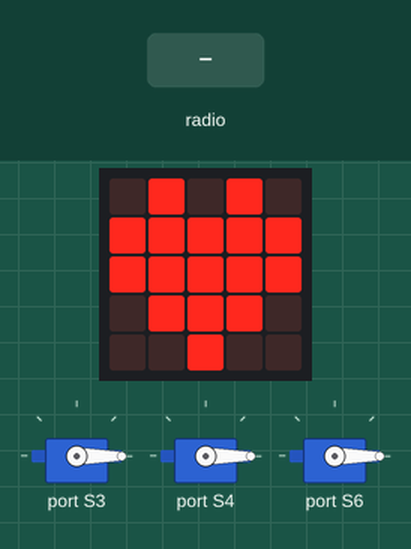
Recording of a program running on a simulated BBC micro:bit (MakeCode). Shown: the board's 5×5 LED display, 3 × servo. The inputs (shaded band) are chosen by the test bench.

Above: at 1.8 s.
1.9 s: radio message "1" arrives
At 3.1 s:
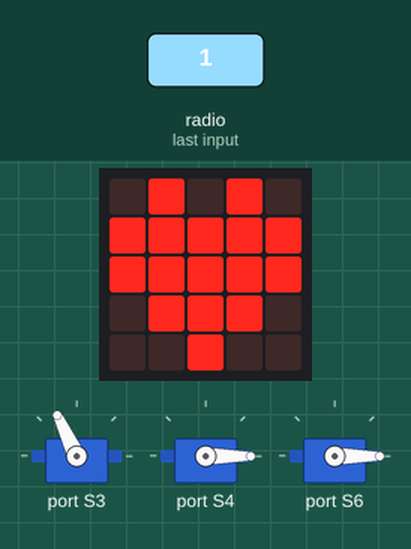
3.4 s: radio message "2" arrives
At 4.2 s:
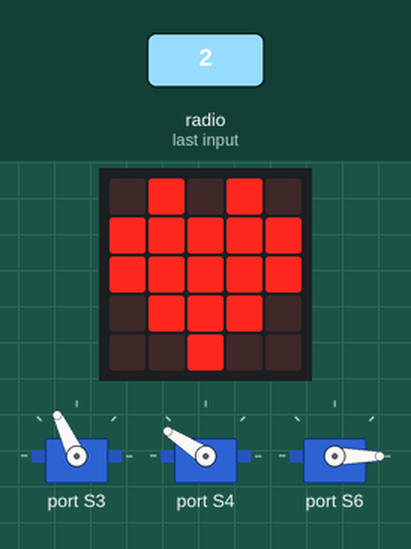
4.9 s: radio message "3" arrives
At 5.3 s:
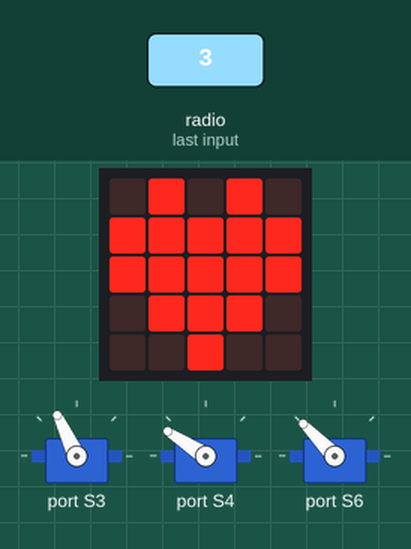
6.4 s: radio message "4" arrives
At 7.6 s:
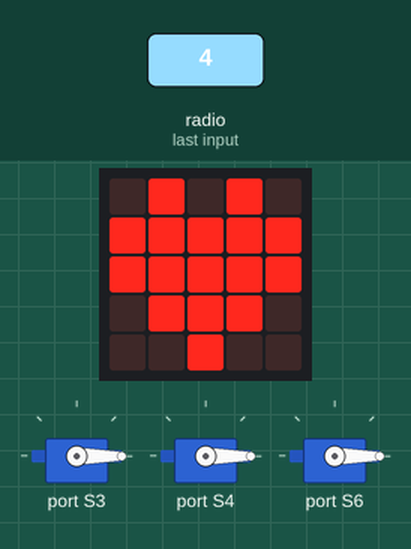
7.9 s: radio message "2" arrives
At 8.8 s:
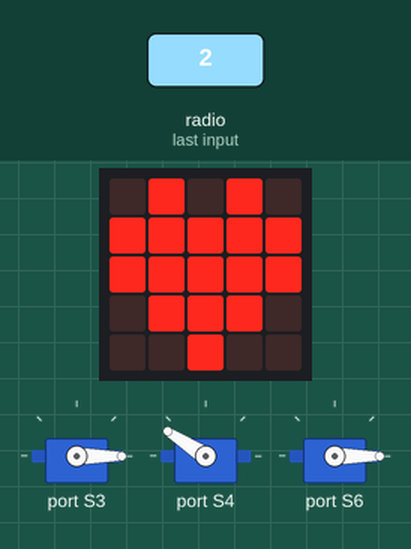
9.4 s: radio message "3" arrives
At 10.0 s:
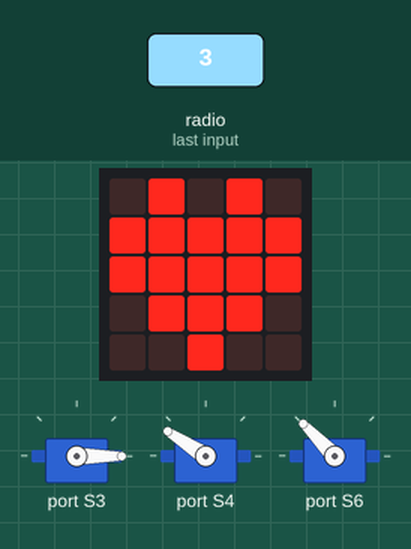
Timing chart, 0 to 11.9 s (numbered marks = the images above; inputs shaded):
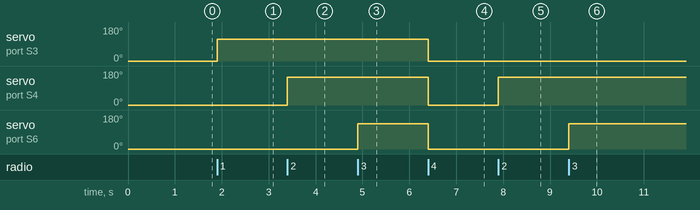

The program:

main.ts
```typescript
radio.onReceivedNumber(function (receivedNumber) {
    if (receivedNumber == 1) {
        robotbit.Servo(robotbit.Servos.S3, 115)
    } else if (receivedNumber == 2) {
        robotbit.Servo(robotbit.Servos.S4, 147)
    } else if (receivedNumber == 3) {
        robotbit.Servo(robotbit.Servos.S6, 134)
    } else if (receivedNumber == 4) {
        robotbit.Servo(robotbit.Servos.S3, 0)
        robotbit.Servo(robotbit.Servos.S4, 0)
        robotbit.Servo(robotbit.Servos.S6, 0)
    }
})
basic.showIcon(IconNames.Heart)
radio.setGroup(1)
robotbit.Servo(robotbit.Servos.S3, 0)
robotbit.Servo(robotbit.Servos.S4, 0)
robotbit.Servo(robotbit.Servos.S6, 0)
```

test.ts
```typescript
// 在此处测试；当此软件包作为插件使用时，将不会编译此软件包。
```

Measured:
- after the input at 1.9 s, servo on port S3: 0° → 115° at once
- after the input at 3.4 s, servo on port S4: 0° → 147° at once
- after the input at 4.9 s, servo on port S6: 0° → 134° at once
- after the input at 6.4 s, servo on port S3: 115° → 0° at once; servo on port S4: 147° → 0° at once; servo on port S6: 134° → 0° at once
- after the input at 7.9 s, servo on port S4: 0° → 147° at once
- after the input at 9.4 s, servo on port S6: 0° → 134° at once
